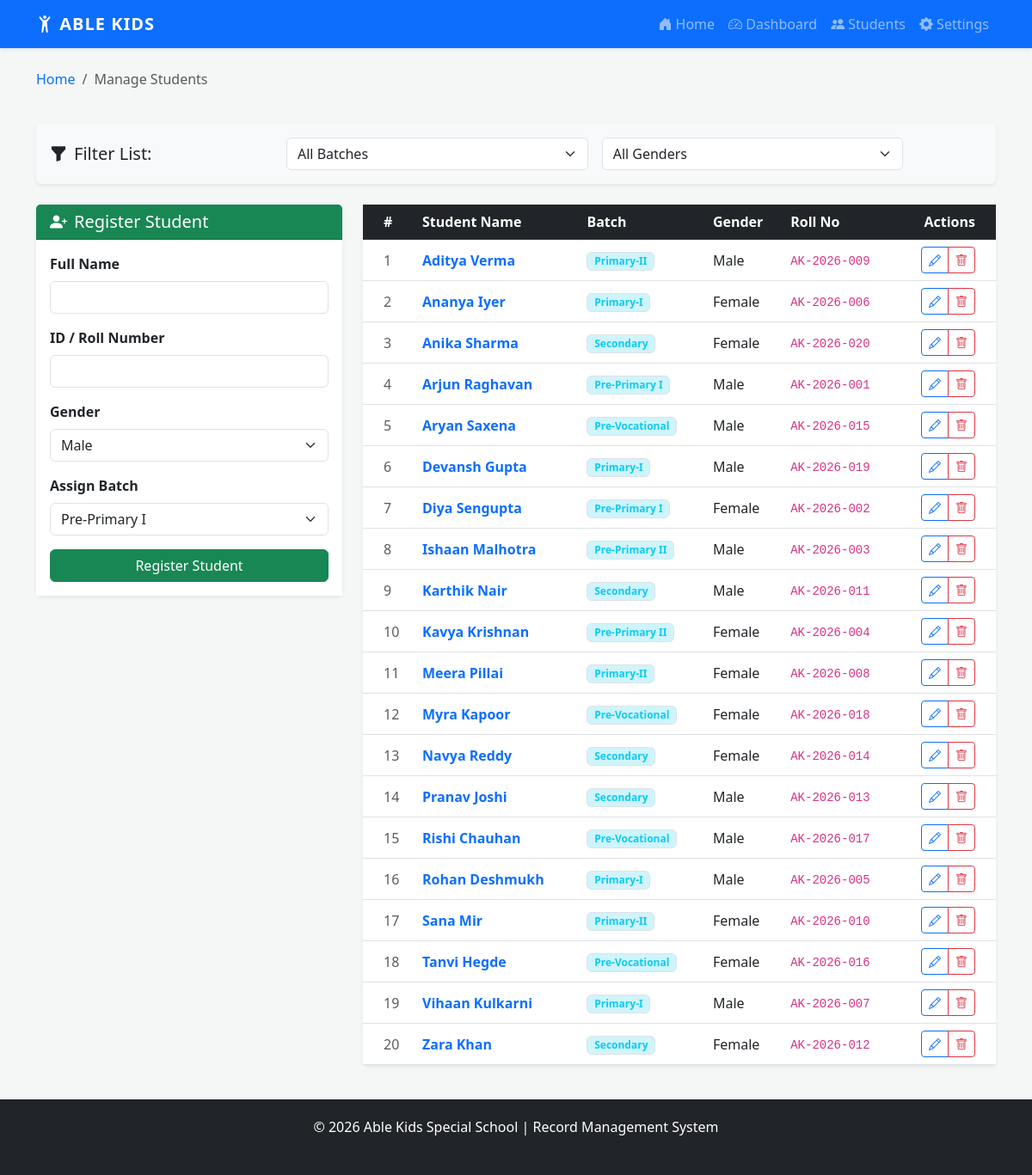
/students, run on the app's committed database.
### app.py (models this page shows)
class Student(db.Model):
    id = db.Column(db.Integer, primary_key=True)
    name = db.Column(db.String(100), nullable=False)
    roll_no = db.Column(db.String(20), unique=True)
    gender = db.Column(db.String(10))
    batch_id = db.Column(db.Integer, db.ForeignKey('batch.id'), nullable=True)
    records = db.relationship(
        'DailyActivity', backref='student', cascade="all, delete-orphan", lazy=True)

class Batch(db.Model):
    id = db.Column(db.Integer, primary_key=True)
    name = db.Column(db.String(50), unique=True, nullable=False)
    students = db.relationship('Student', backref='batch_group', lazy=True)

### app.py (the view)
@app.route('/students')
def manage_students():
    all_students = Student.query.order_by(Student.name).all()
    return render_template('manage_students.html', students=all_students)

### app.py (called while the page is built)
@app.context_processor
def inject_global_vars():
    config = AppConfig.query.filter_by(key='total_stages').first()
    stages = config.value if config else 20
    all_batches = Batch.query.order_by(Batch.name).all()
    all_cats = BehavioralCategory.query.all()
    return dict(total_stages=stages, batches_list=all_batches, cat_count=len(all_cats))

### templates/manage_students.html (shortened to what this page needs)
{% extends "base.html" %}
{% block breadcrumb %}
<li class="breadcrumb-item active">Manage Students</li>
{% endblock %}
{% block content %}
<div class="container mt-4">
    <div class="card shadow-sm border-0 mb-4 bg-light">
        <div class="card-body">
            <div class="row g-3 align-items-center">
                <div class="col-md-3">
                    <h5 class="mb-0"><i class="bi bi-funnel-fill me-2"></i>Filter List:</h5>
                </div>
                <div class="col-md-4">
                    <select id="filterBatch" class="form-select" onchange="applyFilters()">
                        <option value="all">All Batches</option>
                    </select>
                </div>
                <div class="col-md-4">
                    <select id="filterGender" class="form-select" onchange="applyFilters()">
                        <option value="all">All Genders</option>
                    </select>
                </div>
            </div>
        </div>
    </div>
    <div class="row">
        <div class="col-md-4">
            <div class="card shadow-sm border-0 mb-4">
                <div class="card-header bg-success text-white">
                    <h5 class="mb-0"><i class="bi bi-person-plus-fill me-2"></i>Register Student</h5>
                </div>
                <div class="card-body bg-white">
                    <form action="/add_student" method="POST">
                        <div class="mb-3">
                            <label class="form-label fw-bold">Full Name</label>
                            <input type="text" name="name" class="form-control" required>
                        </div>
                        <div class="mb-3">
                            <label class="form-label fw-bold">ID / Roll Number</label>
                            <input type="text" name="roll_no" class="form-control" required>
                        </div>
                        <div class="mb-3">
                            <label class="form-label fw-bold">Gender</label>
                            <select name="gender" class="form-select">
                                <option value="Male">Male</option>
                            </select>
                        </div>
                        <div class="mb-3">
                            <label class="form-label fw-bold">Assign Batch</label>
                            <select name="batch_id" class="form-select" required>
                                {% for b in batches_list %}
                                <option value="{{ b.id }}">{{ b.name }}</option>
                                {% endfor %}
                            </select>
                        </div>
                        <button type="submit" class="btn btn-success w-100">Register Student</button>
                    </form>
                </div>
            </div>
        </div>
        <div class="col-md-8">
            <div class="card shadow-sm border-0">
                <div class="card-body p-0">
                    <table class="table table-hover align-middle mb-0">
                        <thead class="table-dark">
                            <tr>
                                <th class="ps-4">#</th>
                                <th>Student Name</th>
                                <th>Batch</th>
                                <th>Gender</th>
                                <th>Roll No</th>
                                <th class="text-end pe-4">Actions</th>
                            </tr>
                        </thead>
                        <tbody id="studentTable">
                            {% for s in students %}
                            <tr class="student-row batch-{{ s.batch_id }} gender-{{ s.gender|lower }}">
                                <td class="ps-4 text-muted">{{ loop.index }}</td>
                                <td>
                                    <a href="/student/{{ s.id }}" class="text-decoration-none fw-bold">
                                        {{ s.name }}
                                    </a>
                                </td>
                                <td><span class="badge bg-info-subtle text-info border">{{ s.batch_group.name if
                                        s.batch_group else 'N/A' }}</span></td>
                                <td>{{ s.gender }}</td>
                                <td><code>{{ s.roll_no }}</code></td>
                                <td class="text-end pe-4">
                                    <div class="btn-group">
                                        <a href="/edit_student/{{ s.id }}" class="btn btn-sm btn-outline-primary"><i
                                                class="bi bi-pencil"></i></a>
                                        <a href="/delete_student/{{ s.id }}" class="btn btn-sm btn-outline-danger"
                                            onclick="return confirm('Delete {{ s.name }}?')"><i
                                                class="bi bi-trash"></i></a>
                                    </div>
                                </td>
                            </tr>
                            {% endfor %}
                        </tbody>
                    </table>
                </div>
            </div>
        </div>
    </div>
</div>
{% endblock %}

### templates/base.html (shortened to what this page needs)
<!DOCTYPE html>
<html lang="en">
<head>
    <link href="https://cdn.jsdelivr.net/npm/bootstrap@5.3.0/dist/css/bootstrap.min.css" rel="stylesheet">
    <link rel="stylesheet" href="https://cdn.jsdelivr.net/npm/bootstrap-icons@1.11.0/font/bootstrap-icons.css">
</head>
<body>
    <nav class="navbar navbar-expand-lg navbar-dark bg-primary shadow-sm">
        <div class="container">
            <a class="navbar-brand" href="/">
                <i class="bi bi-person-arms-up"></i> ABLE KIDS
            </a>
            <div class="collapse navbar-collapse" id="navbarNav">
                <ul class="navbar-nav ms-auto">
                    <li class="nav-item">
                        <a class="nav-link" href="/"><i class="bi bi-house-door-fill"></i> Home</a>
                    </li>
                    <li class="nav-item">
                        <a class="nav-link" href="/dashboard"><i class="bi bi-speedometer2"></i> Dashboard</a>
                    </li>
                    <li class="nav-item">
                        <a class="nav-link" href="/students"><i class="bi bi-people-fill"></i> Students</a>
                    </li>
                    <li class="nav-item">
                        <a class="nav-link" href="/settings"><i class="bi bi-gear-fill"></i> Settings</a>
                    </li>
                </ul>
            </div>
        </div>
    </nav>
    <div class="container mt-2">
        <nav aria-label="breadcrumb">
            <ol class="breadcrumb">
                <li class="breadcrumb-item"><a href="/" class="text-decoration-none">Home</a></li>
                {% block breadcrumb %}{% endblock %}
            </ol>
        </nav>
    </div>
    <div class="main-content">
        {% block content %}{% endblock %}
    </div>
    <footer>
        <div class="container text-center">
            <p class="mb-0">© 2026 Able Kids Special School | Record Management System</p>
            <small class="text-muted">Engineered Alone. Delivered on Time. Remembered for Precision.</small>
        </div>
    </footer>
</body>
</html>

### templates/base.html (style rules this page uses)
body { display: flex; flex-direction: column; min-height: 100vh; background-color: #f4f7f6; }
.main-content { flex: 1; }
.navbar-brand { font-weight: bold; letter-spacing: 1px; }
footer { background: #212529; color: white; padding: 20px 0; margin-top: 40px; }

### data on the page
Student: name "Aditya Verma", batch_group "Primary-II", gender "Male", roll_no "AK-2026-009"
Student: name "Ananya Iyer", batch_group "Primary-I", gender "Female", roll_no "AK-2026-006"
Student: name "Anika Sharma", batch_group "Secondary", gender "Female", roll_no "AK-2026-020"
Student: name "Arjun Raghavan", batch_group "Pre-Primary I", gender "Male", roll_no "AK-2026-001"
Student: name "Aryan Saxena", batch_group "Pre-Vocational", gender "Male", roll_no "AK-2026-015"
Student: name "Devansh Gupta", batch_group "Primary-I", gender "Male", roll_no "AK-2026-019"
Student: name "Diya Sengupta", batch_group "Pre-Primary I", gender "Female", roll_no "AK-2026-002"
Student: name "Ishaan Malhotra", batch_group "Pre-Primary II", gender "Male", roll_no "AK-2026-003"
Student: name "Karthik Nair", batch_group "Secondary", gender "Male", roll_no "AK-2026-011"
Student: name "Kavya Krishnan", batch_group "Pre-Primary II", gender "Female", roll_no "AK-2026-004"
Student: name "Meera Pillai", batch_group "Primary-II", gender "Female", roll_no "AK-2026-008"
Student: name "Myra Kapoor", batch_group "Pre-Vocational", gender "Female", roll_no "AK-2026-018"
Student: name "Navya Reddy", batch_group "Secondary", gender "Female", roll_no "AK-2026-014"
Student: name "Pranav Joshi", batch_group "Secondary", gender "Male", roll_no "AK-2026-013"
Student: name "Rishi Chauhan", batch_group "Pre-Vocational", gender "Male", roll_no "AK-2026-017"
Student: name "Rohan Deshmukh", batch_group "Primary-I", gender "Male", roll_no "AK-2026-005"
Student: name "Sana Mir", batch_group "Primary-II", gender "Female", roll_no "AK-2026-010"
Student: name "Tanvi Hegde", batch_group "Pre-Vocational", gender "Female", roll_no "AK-2026-016"
Student: name "Vihaan Kulkarni", batch_group "Primary-I", gender "Male", roll_no "AK-2026-007"
Student: name "Zara Khan", batch_group "Secondary", gender "Female", roll_no "AK-2026-012"

### other printed values
form field batch_id "Pre-Primary I"
